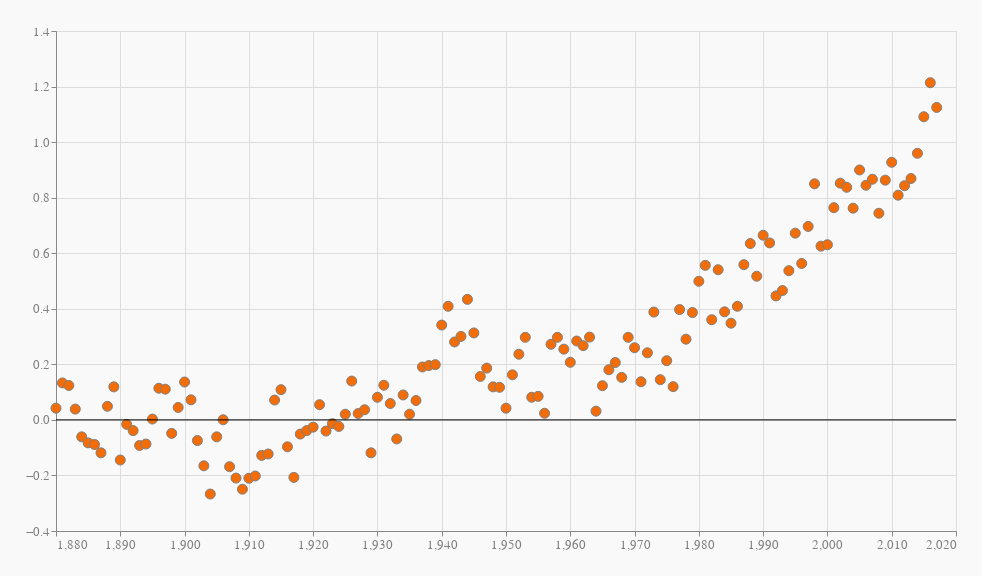

The notebook cell this image was saved under:
### Code cell
main_chart = alt.Chart(df).mark_point(color = 'grey', 
                         fill = '#f26c08', 
                         size = 100, 
                         opacity = 1,
                         strokeWidth = 1).encode(
    x = alt.X(field='Year',
              type='quantitative',
              title = '',
              axis = alt.Axis(tickCount = 14, labelColor="Grey", labelFontSize=13),
              scale=alt.Scale(zero=False)),
    y = alt.Y(field='average_temp',
              type='quantitative',
              title = '',
              axis = alt.Axis(tickCount = 9, labelColor="Grey", labelFontSize=13),
              scale=alt.Scale(zero=False)),
)

# horisontal line
rule = alt.Chart(pd.DataFrame({'y': [0]})).mark_rule(text='doffffffdays').encode(y='y')

(main_chart + rule).properties(width = 900, height = 500, background = '#F9F9F9', padding = 25)

### Figure 1 — Vega-Lite specification as saved in the notebook (floating-point values rounded to 4 significant figures; data arrays with more than 128 entries replaced by an {"elided": "..."} marker saying what was removed)
{"usermeta": {"embedOptions": {"theme": "fivethirtyeight"}}, "config": {"view": {"continuousWidth": 400, "continuousHeight": 300}}, "layer": [{"data": {"name": "data-d8cb95dad2621d1486243b445dca6858"}, "mark": {"type": "point", "color": "grey", "fill": "#f26c08", "opacity": 1, "size": 100, "strokeWidth": 1}, "encoding": {"x": {"type": "quantitative", "axis": {"labelColor": "Grey", "labelFontSize": 13, "tickCount": 14}, "field": "Year", "scale": {"zero": false}, "title": ""}, "y": {"type": "quantitative", "axis": {"labelColor": "Grey", "labelFontSize": 13, "tickCount": 9}, "field": "average_temp", "scale": {"zero": false}, "title": ""}}}, {"data": {"name": "data-06fd9f850666401b4599de5588b60692"}, "mark": {"type": "rule", "text": "doffffffdays"}, "encoding": {"y": {"type": "quantitative", "field": "y"}}}], "background": "#F9F9F9", "height": 500, "padding": 25, "width": 900, "$schema": "https://vega.github.io/schema/vega-lite/v4.8.1.json", "datasets": {"data-d8cb95dad2621d1486243b445dca6858": {"elided": "138 records"}, "data-06fd9f850666401b4599de5588b60692": [{"y": 0}]}}
